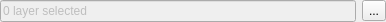
<?xml version="1.0" encoding="UTF-8"?>
<ui version="4.0">
 <class>Form</class>
 <widget class="QWidget" name="Form">
  <property name="geometry">
   <rect>
    <x>0</x>
    <y>0</y>
    <width>386</width>
    <height>22</height>
   </rect>
  </property>
  <property name="windowTitle">
   <string>Form</string>
  </property>
  <layout class="QVBoxLayout" name="verticalLayout">
   <property name="leftMargin">
    <number>0</number>
   </property>
   <property name="topMargin">
    <number>0</number>
   </property>
   <property name="rightMargin">
    <number>0</number>
   </property>
   <property name="bottomMargin">
    <number>0</number>
   </property>
   <item>
    <layout class="QHBoxLayout" name="horizontalLayout">
     <item>
      <widget class="QLineEdit" name="mInfo">
       <property name="enabled">
        <bool>false</bool>
       </property>
       <property name="text">
        <string>0 layer selected</string>
       </property>
      </widget>
     </item>
     <item>
      <widget class="QToolButton" name="mButton">
       <property name="text">
        <string>...</string>
       </property>
      </widget>
     </item>
    </layout>
   </item>
  </layout>
 </widget>
 <resources/>
 <connections/>
</ui>
